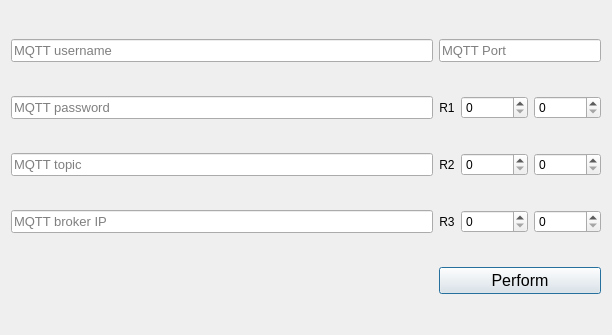
<?xml version="1.0" encoding="UTF-8"?>
<ui version="4.0">
 <class>Dialog</class>
 <widget class="QDialog" name="Dialog">
  <property name="geometry">
   <rect>
    <x>0</x>
    <y>0</y>
    <width>612</width>
    <height>335</height>
   </rect>
  </property>
  <property name="windowTitle">
   <string>Setting</string>
  </property>
  <layout class="QHBoxLayout" name="horizontalLayout">
   <item>
    <layout class="QGridLayout" name="gridLayout">
     <item row="0" column="0">
      <widget class="QLineEdit" name="lineEdit">
       <property name="font">
        <font>
         <pointsize>10</pointsize>
        </font>
       </property>
       <property name="placeholderText">
        <string>MQTT username</string>
       </property>
      </widget>
     </item>
     <item row="2" column="2">
      <widget class="QSpinBox" name="spinBox_4">
       <property name="maximum">
        <number>100000</number>
       </property>
       <property name="singleStep">
        <number>10</number>
       </property>
      </widget>
     </item>
     <item row="3" column="1">
      <widget class="QLabel" name="label_3">
       <property name="text">
        <string>R3</string>
       </property>
       <property name="alignment">
        <set>Qt::AlignCenter</set>
       </property>
      </widget>
     </item>
     <item row="1" column="0">
      <widget class="QLineEdit" name="lineEdit_3">
       <property name="font">
        <font>
         <pointsize>10</pointsize>
        </font>
       </property>
       <property name="placeholderText">
        <string>MQTT password</string>
       </property>
      </widget>
     </item>
     <item row="1" column="2">
      <widget class="QSpinBox" name="spinBox_2">
       <property name="maximum">
        <number>100000</number>
       </property>
       <property name="singleStep">
        <number>10</number>
       </property>
      </widget>
     </item>
     <item row="2" column="1">
      <widget class="QLabel" name="label_2">
       <property name="text">
        <string>R2</string>
       </property>
       <property name="alignment">
        <set>Qt::AlignCenter</set>
       </property>
      </widget>
     </item>
     <item row="1" column="3">
      <widget class="QSpinBox" name="spinBox_3">
       <property name="maximum">
        <number>100000</number>
       </property>
       <property name="singleStep">
        <number>10</number>
       </property>
      </widget>
     </item>
     <item row="1" column="1">
      <widget class="QLabel" name="label">
       <property name="text">
        <string>R1</string>
       </property>
       <property name="alignment">
        <set>Qt::AlignCenter</set>
       </property>
      </widget>
     </item>
     <item row="2" column="3">
      <widget class="QSpinBox" name="spinBox_5">
       <property name="maximum">
        <number>100000</number>
       </property>
       <property name="singleStep">
        <number>10</number>
       </property>
      </widget>
     </item>
     <item row="3" column="2">
      <widget class="QSpinBox" name="spinBox_6">
       <property name="maximum">
        <number>100000</number>
       </property>
       <property name="singleStep">
        <number>10</number>
       </property>
      </widget>
     </item>
     <item row="3" column="3">
      <widget class="QSpinBox" name="spinBox_12">
       <property name="maximum">
        <number>100000</number>
       </property>
       <property name="singleStep">
        <number>10</number>
       </property>
      </widget>
     </item>
     <item row="0" column="1" colspan="3">
      <widget class="QLineEdit" name="lineEdit_2">
       <property name="font">
        <font>
         <pointsize>10</pointsize>
        </font>
       </property>
       <property name="placeholderText">
        <string>MQTT Port</string>
       </property>
      </widget>
     </item>
     <item row="2" column="0">
      <widget class="QLineEdit" name="lineEdit_5">
       <property name="font">
        <font>
         <pointsize>10</pointsize>
        </font>
       </property>
       <property name="placeholderText">
        <string>MQTT topic</string>
       </property>
      </widget>
     </item>
     <item row="3" column="0">
      <widget class="QLineEdit" name="lineEdit_7">
       <property name="font">
        <font>
         <pointsize>10</pointsize>
        </font>
       </property>
       <property name="placeholderText">
        <string>MQTT broker IP</string>
       </property>
      </widget>
     </item>
     <item row="4" column="1" colspan="3">
      <widget class="QPushButton" name="pushButton">
       <property name="font">
        <font>
         <pointsize>12</pointsize>
        </font>
       </property>
       <property name="text">
        <string>Perform</string>
       </property>
      </widget>
     </item>
    </layout>
   </item>
  </layout>
 </widget>
 <resources/>
 <connections/>
</ui>
